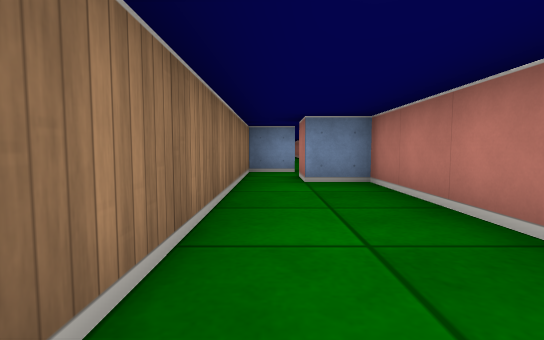
view 1 (above)

12 first-person views from a walk through a cub3D ray-caster map. The camera is about half as high as the walls, tilts 4° down and sees 85° across. The floor is counted in squares. Each view is taken from the middle of a square. On the plan, view 1 faces up. The plan holds only what a view shows up to about 9 squares ahead; the rest is blank. The place goes on beyond the plan.

view 2
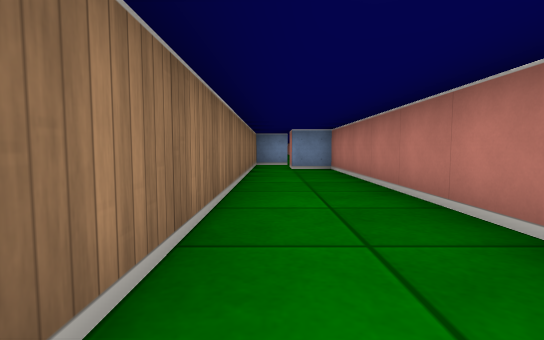

view 3
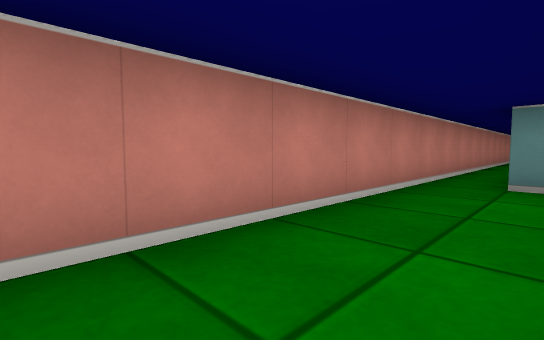

view 4
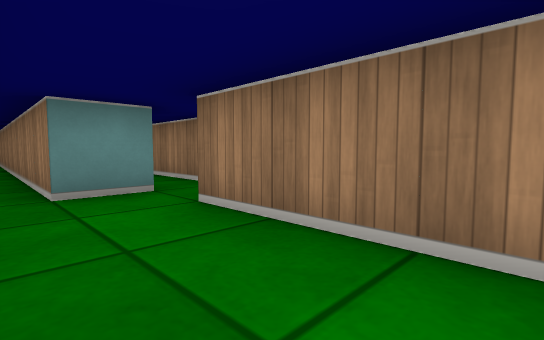

view 5
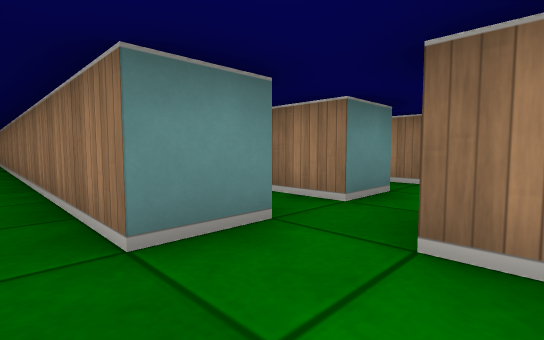

view 6
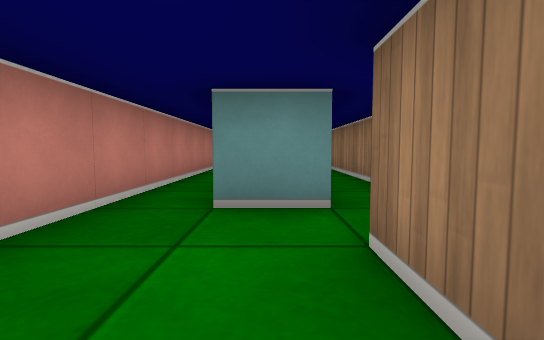

view 7
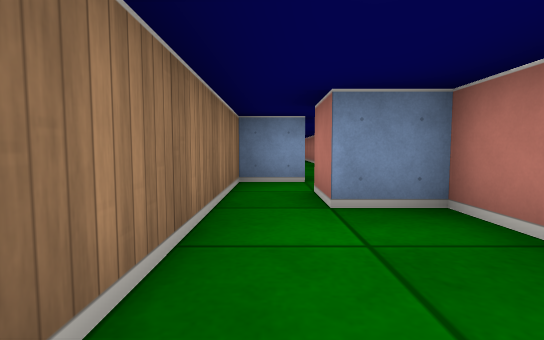

view 8
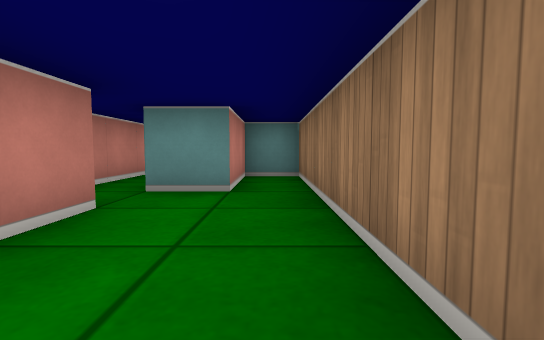

view 9
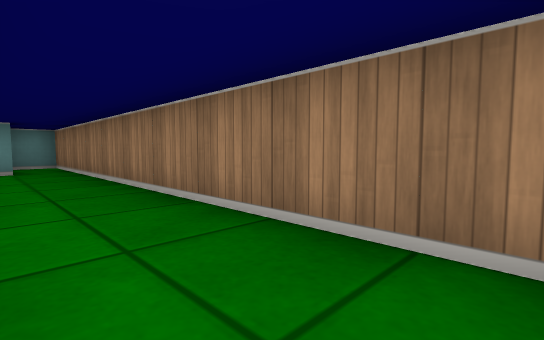

view 10
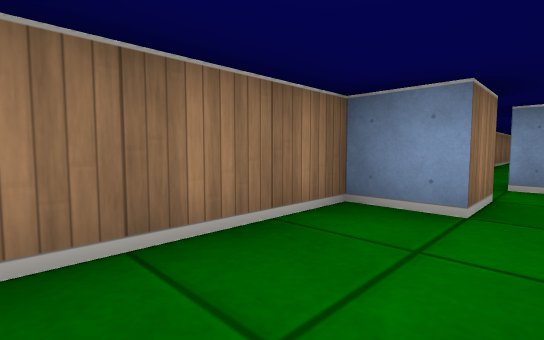

view 11
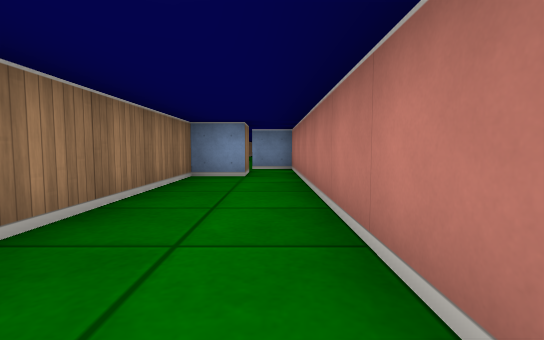

view 12
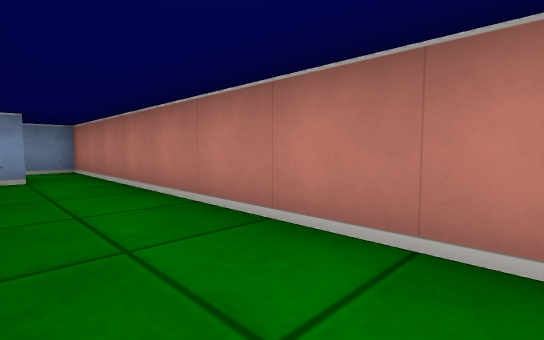

### Floor plan
Points are (right, up) in squares from view 1. A wall is a line through its corners. A room is listed if a view was taken in it or the views show most of it. See-through windows are left out.
Room 1 (views 1, 2, 3, 4, 5, 6, 7)
walls: (-0.6, -3.5) (0.5, -3.5) (0.5, -13.5); (1.5, -10.2) (1.5, 4.5) (0.5, 4.5) (0.5, 5.5); (0.5, 6.5) (-0.5, 6.5) (-0.5, -2.5)
ways out: opening at (-1, -3) to room 2; opening at (-1, -3); opening at (1, 6)
Room 2 (views 8, 9, 10, 11, 12)
walls: (-1.5, -2.5) (-1.5, 6.5) (-2.5, 6.5); (-2.5, 5.5) (-2.5, 4.5) (-3.5, 4.5) (-3.5, -5.5) (-2.5, -5.5) (-2.5, -3.5) (-1.5, -3.5)
ways out: opening at (-1, -3) to room 1; opening at (-3, 7)

Where each view was taken, in squares from view 1:
view 1: 0 up, 0 right, facing up
view 2: 3 down, 0 right, facing up
view 3: 1 up, 0 right, facing down-right
view 4: 0 up, 1 right, facing down-left
view 5: 2 down, 1 right, facing down-left
view 6: 1 down, 0 right, facing down
view 7: 2 up, 0 right, facing up
view 8: 0 up, 3 left, facing down
view 9: 4 up, 2 left, facing down-left
view 10: 2 up, 2 left, facing up-left
view 11: 1 down, 2 left, facing up
view 12: 1 down, 3 left, facing up-right
